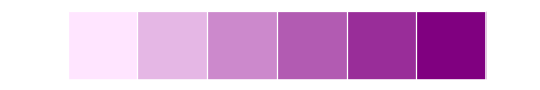

Generate this figure with Python:
import seaborn as sns; sns.set_theme()
sns.palplot(sns.light_palette("purple"))
